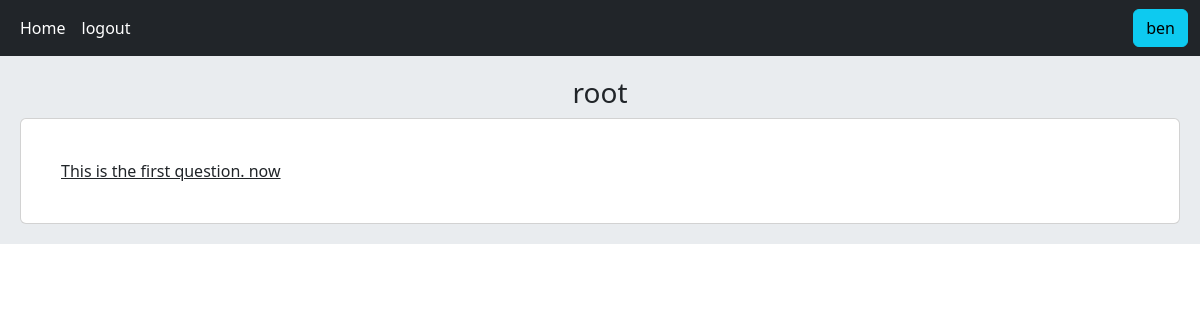
Page /account/profile/1 (signed in) on the earlier database version.
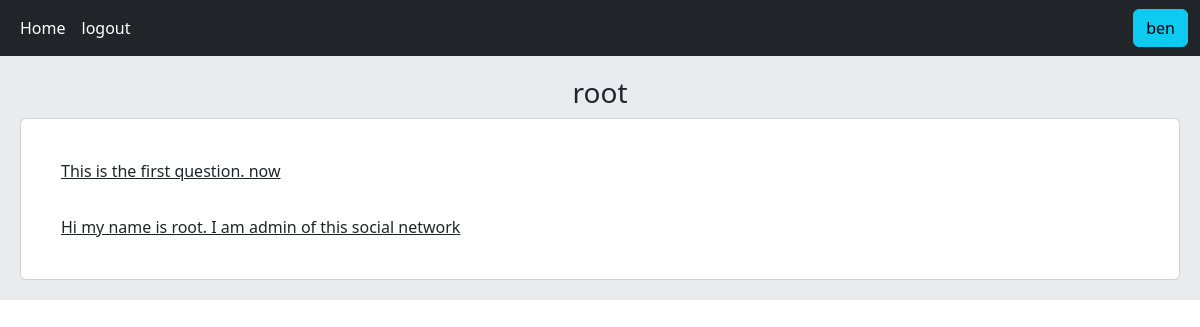
Same page on the later database version.
### home/models.py (models this page shows, shortened)
class Post(models.Model):
    user = models.ForeignKey(User, on_delete=models.CASCADE)
    body = models.TextField()
    slug = models.SlugField()
    created = models.DateTimeField(auto_now_add=True)
    updated = models.DateTimeField(auto_now=True)

### account/views.py (the view)
# urls.py: path('profile/<int:user_id>', views.UserProfileView.as_view(), name='user_profile'),
class UserProfileView(LoginRequiredMixin, View):
    def get(self, request, user_id):
        user = User.objects.get(pk=user_id)
        posts = Post.objects.filter(user=user)
        return render(request, 'account/profile.html', {'user': user, 'posts': posts})

### account/templates/account/profile.html
{% extends 'base.html' %}
{% block content %}
<h3 class="text-center">{{ user.username }}</h3>
	<div class="card p-4">
	{% for post in posts %}
		<a href="{% url 'home:post_detail' post.id post.slug %}" class="card-body">{{ post.body }}</a>
	{% endfor %}
	</div>
{% endblock %}

Differences in the rows shown:
added Post: body "Hi my name is root. I am admin of this social network"
